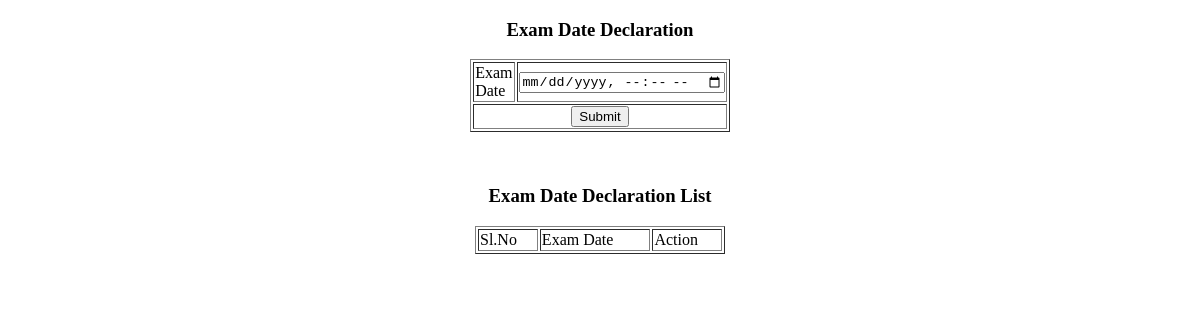
/Project/Company/Exam.php?eid=1, run on an earlier commit of the app's database.
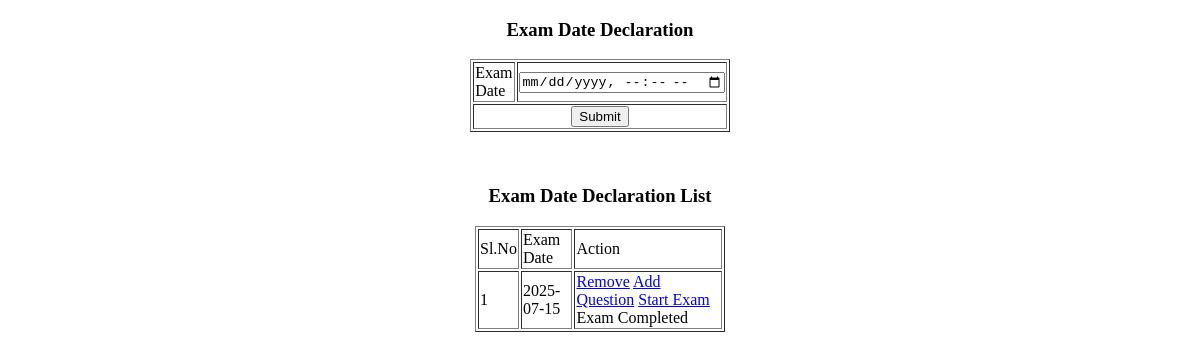
And on a later commit of the database.
### tables this page shows
CREATE TABLE `tbl_exam` (
  `exam_id` int(11) NOT NULL,
  `exam_datetime` varchar(100) NOT NULL,
  `jobpost_id` int(11) NOT NULL,
  `exam_status` int(11) NOT NULL DEFAULT 0
);

### Project/Company/Exam.php (the view, shortened to what this page needs)
<?php
include("../Assets/Connection/Connection.php");
		?>
<!DOCTYPE html PUBLIC "-//W3C//DTD XHTML 1.0 Transitional//EN" "http://www.w3.org/TR/xhtml1/DTD/xhtml1-transitional.dtd">
<html xmlns="http://www.w3.org/1999/xhtml">
<head>
</head>
<body>
<form id="form1" name="form1" method="post" action="">
<div align="center">
  <h3>Exam Date Declaration</h3>
<table width="200" border="1">
  <tr>
    <td>Exam Date</td>
    <td><label for="txt_date"></label>
      <input type="datetime-local" name="txt_date"  required></td>
  </tr>
  <tr>
    <td colspan="2"><div align="center">
      <input type="submit" name="btn_submit" id="btn_submit" value="Submit" />
    </div></td>
    </tr>
</table><p>&nbsp;</p>
<h3>Exam Date Declaration List </h3>
<table width="250" border="1">
  <tr>
    <td>Sl.No</td>
    <td>Exam Date</td>
    <td>Action</td>
  </tr>
   <?php
   $i=0;
   $selQry = "select * from tbl_exam where  jobpost_id = '".$_GET['eid']."' ";
   $row=$Con->query($selQry);
   while($data=$row->fetch_assoc())
   {
     $i++;
  ?>
  <tr>
    <td><?php echo $i ?></td>
    <td><?php echo $data['exam_datetime']?></td>
    <td>
    <a href = "Exam.php?rid=<?php echo $data['exam_id']?>">Remove</a>
    <a href="Questions.php?eid=<?php echo $data['exam_id']?>">Add Question</a>
<?php
    if($data['exam_status'] == 0)
    {
      ?>
      <a href="Exam.php?sid=<?php echo $data['exam_id']?>&sts=1">Start Exam</a>
      <?php
    }
    if($data['exam_status'] == 1)
    {
      ?>
      <a href="Exam.php?sid=<?php echo $data['exam_id']?>&sts=2">End Exam</a>
      <?php
    }
    else
    {
      echo "Exam Completed";
    }
    ?>
  </td>
  </tr>
  <?php
    }
	?>
</table>
</div>
</form>
</body>
</html>

What changed in the data, as far as the page shows it:
now on this page (row edited): tbl_exam: exam_datetime "2025-07-15", exam_status "Exam Completed"
